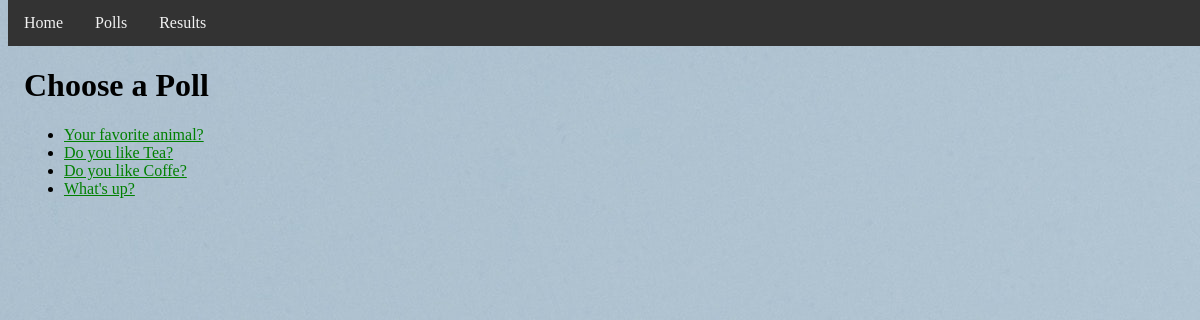
Screenshot of /polls/ with the database file from the repository.
### polls/models.py (models this page shows, shortened)
class Question(models.Model):
    question_text = models.CharField(max_length=200)
    pub_date = models.DateTimeField('date published')

### polls/views.py (the view)
# urls.py: path('', views.IndexView.as_view(), name='index'),
class IndexView(generic.ListView):
    template_name = 'polls/index.html'
    context_object_name = 'latest_question_list'
    def get_queryset(self):
        return Question.objects.filter(pub_date__lte=timezone.now()).order_by('-pub_date')[:5]

### polls/templates/polls/index.html (shortened to what this page needs)
<!DOCTYPE html>
{% extends './base.html' %}
{% load static %}
  {% block content %}
  {% if latest_question_list %}
  <h1>Choose a Poll</h1>
  <ul>
    {% for question in latest_question_list %}
    <li><a href="{% url 'polls:detail' question.id %}">{{ question.question_text}}</a> </li>
    {% endfor %}
  </ul>
  {% else %}
  <p>
    No polls are available.
  </p>
  {% endif %}
  {% endblock %}

### polls/static/polls/style.css (style rules this page uses)
li a { color: green; }
body { background: white url("images/background.gif") }

### rows the page displays
Question: question_text "Your favorite animal?"
Question: question_text "Do you like Tea?"
Question: question_text "Do you like Coffe?"
Question: question_text "What's up?"
